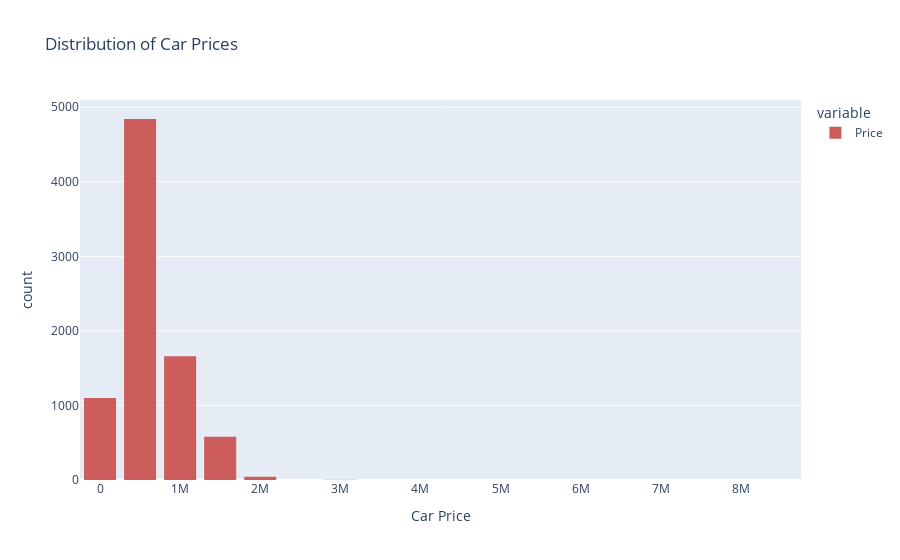

The cell this chart's notebook holds for it:
### Code cell
fig = px.histogram(y, nbins=30,
                   title='Distribution of Car Prices',
                   labels={'value': 'Car Price'},
                   color_discrete_sequence=['indianred'])
fig.update_layout(bargap=0.2)
fig.show()

### Figure 1 — Plotly figure (JSON) as saved in the notebook; plotly's stock layout.template omitted (floating-point values rounded to 4 significant figures; data arrays with more than 128 entries replaced by an {"elided": "..."} marker saying what was removed)
{"data": [{"alignmentgroup": "True", "bingroup": "x", "hovertemplate": "variable=Price<br>Car Price=%{x}<br>count=%{y}<extra></extra>", "legendgroup": "Price", "marker": {"color": "indianred", "pattern": {"shape": ""}}, "name": "Price", "nbinsx": 30, "offsetgroup": "Price", "orientation": "v", "showlegend": true, "type": "histogram", "x": {"elided": "8231 float values"}, "xaxis": "x", "yaxis": "y"}], "layout": {"bargap": 0.2, "barmode": "relative", "legend": {"title": {"text": "variable"}, "tracegroupgap": 0}, "title": {"text": "Distribution of Car Prices"}, "xaxis": {"anchor": "y", "domain": [0, 1], "title": {"text": "Car Price"}}, "yaxis": {"anchor": "x", "domain": [0, 1], "title": {"text": "count"}}}}
